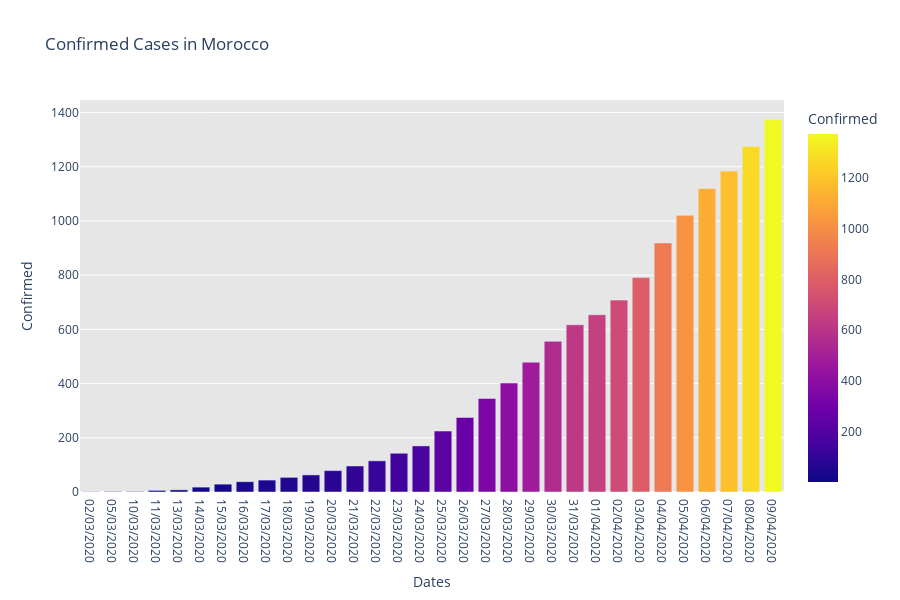
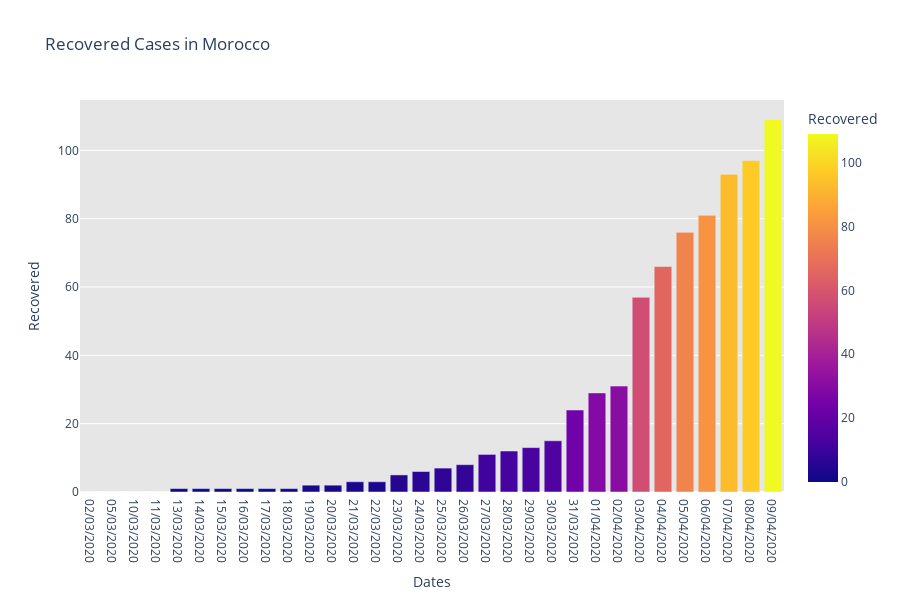
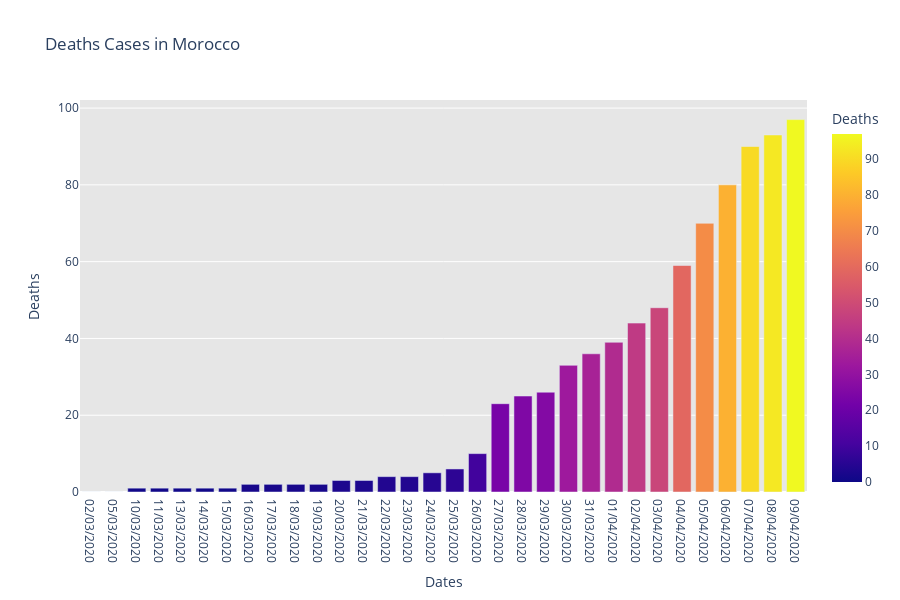

Write notebook code for charts like these, in order.
### Code cell
# Confirmed Cases
fig = px.bar(MA_data,x="Dates",y="Confirmed",color="Confirmed",orientation="v",
             height=600,title="Confirmed Cases in Morocco",
             color_discrete_sequence=px.colors.cyclical.IceFire)
fig.update_layout(plot_bgcolor='rgb(230,230,230)')
fig.show()

# Recovered Cases
fig = px.bar(MA_data,x="Dates",y="Recovered",color="Recovered",orientation="v",
             height=600,title="Recovered Cases in Morocco",
             color_discrete_sequence=px.colors.sequential.Plasma)
fig.update_layout(plot_bgcolor='rgb(230,230,230)')
fig.show()

# Deaths Cases
fig = px.bar(MA_data,x="Dates",y="Deaths",color="Deaths",orientation="v",
             height=600,title="Deaths Cases in Morocco",
             color_discrete_sequence=px.colors.cyclical.mrybm)
fig.update_layout(plot_bgcolor='rgb(230,230,230)')
fig.show()

### Figure 1 — Plotly figure (JSON) as saved in the notebook; plotly's stock layout.template omitted (floating-point values rounded to 4 significant figures)
{"data": [{"alignmentgroup": "True", "hovertemplate": "Dates=%{x}<br>Confirmed=%{marker.color}<extra></extra>", "legendgroup": "", "marker": {"color": [1, 2, 2, 6, 8, 18, 29, 38, 44, 54, 63, 79, 96, 115, 143, 170, 225, 275, 345, 402, 479, 556, 617, 654, 708, 791, 919, 1021, 1120, 1184, 1275, 1374], "coloraxis": "coloraxis"}, "name": "", "offsetgroup": "", "orientation": "v", "showlegend": false, "textposition": "auto", "type": "bar", "x": ["02/03/2020", "05/03/2020", "10/03/2020", "11/03/2020", "13/03/2020", "14/03/2020", "15/03/2020", "16/03/2020", "17/03/2020", "18/03/2020", "19/03/2020", "20/03/2020", "21/03/2020", "22/03/2020", "23/03/2020", "24/03/2020", "25/03/2020", "26/03/2020", "27/03/2020", "28/03/2020", "29/03/2020", "30/03/2020", "31/03/2020", "01/04/2020", "02/04/2020", "03/04/2020", "04/04/2020", "05/04/2020", "06/04/2020", "07/04/2020", "08/04/2020", "09/04/2020"], "xaxis": "x", "y": [1, 2, 2, 6, 8, 18, 29, 38, 44, 54, 63, 79, 96, 115, 143, 170, 225, 275, 345, 402, 479, 556, 617, 654, 708, 791, 919, 1021, 1120, 1184, 1275, 1374], "yaxis": "y"}], "layout": {"barmode": "relative", "coloraxis": {"colorbar": {"title": {"text": "Confirmed"}}, "colorscale": [[0, "#0d0887"], [0.1111, "#46039f"], [0.2222, "#7201a8"], [0.3333, "#9c179e"], [0.4444, "#bd3786"], [0.5556, "#d8576b"], [0.6667, "#ed7953"], [0.7778, "#fb9f3a"], [0.8889, "#fdca26"], [1, "#f0f921"]]}, "height": 600, "legend": {"tracegroupgap": 0}, "plot_bgcolor": "rgb(230,230,230)", "title": {"text": "Confirmed Cases in Morocco"}, "xaxis": {"anchor": "y", "domain": [0, 1], "title": {"text": "Dates"}}, "yaxis": {"anchor": "x", "domain": [0, 1], "title": {"text": "Confirmed"}}}}

### Figure 2 — Plotly figure (JSON) as saved in the notebook; plotly's stock layout.template omitted (floating-point values rounded to 4 significant figures)
{"data": [{"alignmentgroup": "True", "hovertemplate": "Dates=%{x}<br>Recovered=%{marker.color}<extra></extra>", "legendgroup": "", "marker": {"color": [0, 0, 0, 0, 1, 1, 1, 1, 1, 1, 2, 2, 3, 3, 5, 6, 7, 8, 11, 12, 13, 15, 24, 29, 31, 57, 66, 76, 81, 93, 97, 109], "coloraxis": "coloraxis"}, "name": "", "offsetgroup": "", "orientation": "v", "showlegend": false, "textposition": "auto", "type": "bar", "x": ["02/03/2020", "05/03/2020", "10/03/2020", "11/03/2020", "13/03/2020", "14/03/2020", "15/03/2020", "16/03/2020", "17/03/2020", "18/03/2020", "19/03/2020", "20/03/2020", "21/03/2020", "22/03/2020", "23/03/2020", "24/03/2020", "25/03/2020", "26/03/2020", "27/03/2020", "28/03/2020", "29/03/2020", "30/03/2020", "31/03/2020", "01/04/2020", "02/04/2020", "03/04/2020", "04/04/2020", "05/04/2020", "06/04/2020", "07/04/2020", "08/04/2020", "09/04/2020"], "xaxis": "x", "y": [0, 0, 0, 0, 1, 1, 1, 1, 1, 1, 2, 2, 3, 3, 5, 6, 7, 8, 11, 12, 13, 15, 24, 29, 31, 57, 66, 76, 81, 93, 97, 109], "yaxis": "y"}], "layout": {"barmode": "relative", "coloraxis": {"colorbar": {"title": {"text": "Recovered"}}, "colorscale": [[0, "#0d0887"], [0.1111, "#46039f"], [0.2222, "#7201a8"], [0.3333, "#9c179e"], [0.4444, "#bd3786"], [0.5556, "#d8576b"], [0.6667, "#ed7953"], [0.7778, "#fb9f3a"], [0.8889, "#fdca26"], [1, "#f0f921"]]}, "height": 600, "legend": {"tracegroupgap": 0}, "plot_bgcolor": "rgb(230,230,230)", "title": {"text": "Recovered Cases in Morocco"}, "xaxis": {"anchor": "y", "domain": [0, 1], "title": {"text": "Dates"}}, "yaxis": {"anchor": "x", "domain": [0, 1], "title": {"text": "Recovered"}}}}

### Figure 3 — Plotly figure (JSON) as saved in the notebook; plotly's stock layout.template omitted (floating-point values rounded to 4 significant figures)
{"data": [{"alignmentgroup": "True", "hovertemplate": "Dates=%{x}<br>Deaths=%{marker.color}<extra></extra>", "legendgroup": "", "marker": {"color": [0, 0, 1, 1, 1, 1, 1, 2, 2, 2, 2, 3, 3, 4, 4, 5, 6, 10, 23, 25, 26, 33, 36, 39, 44, 48, 59, 70, 80, 90, 93, 97], "coloraxis": "coloraxis"}, "name": "", "offsetgroup": "", "orientation": "v", "showlegend": false, "textposition": "auto", "type": "bar", "x": ["02/03/2020", "05/03/2020", "10/03/2020", "11/03/2020", "13/03/2020", "14/03/2020", "15/03/2020", "16/03/2020", "17/03/2020", "18/03/2020", "19/03/2020", "20/03/2020", "21/03/2020", "22/03/2020", "23/03/2020", "24/03/2020", "25/03/2020", "26/03/2020", "27/03/2020", "28/03/2020", "29/03/2020", "30/03/2020", "31/03/2020", "01/04/2020", "02/04/2020", "03/04/2020", "04/04/2020", "05/04/2020", "06/04/2020", "07/04/2020", "08/04/2020", "09/04/2020"], "xaxis": "x", "y": [0, 0, 1, 1, 1, 1, 1, 2, 2, 2, 2, 3, 3, 4, 4, 5, 6, 10, 23, 25, 26, 33, 36, 39, 44, 48, 59, 70, 80, 90, 93, 97], "yaxis": "y"}], "layout": {"barmode": "relative", "coloraxis": {"colorbar": {"title": {"text": "Deaths"}}, "colorscale": [[0, "#0d0887"], [0.1111, "#46039f"], [0.2222, "#7201a8"], [0.3333, "#9c179e"], [0.4444, "#bd3786"], [0.5556, "#d8576b"], [0.6667, "#ed7953"], [0.7778, "#fb9f3a"], [0.8889, "#fdca26"], [1, "#f0f921"]]}, "height": 600, "legend": {"tracegroupgap": 0}, "plot_bgcolor": "rgb(230,230,230)", "title": {"text": "Deaths Cases in Morocco"}, "xaxis": {"anchor": "y", "domain": [0, 1], "title": {"text": "Dates"}}, "yaxis": {"anchor": "x", "domain": [0, 1], "title": {"text": "Deaths"}}}}
